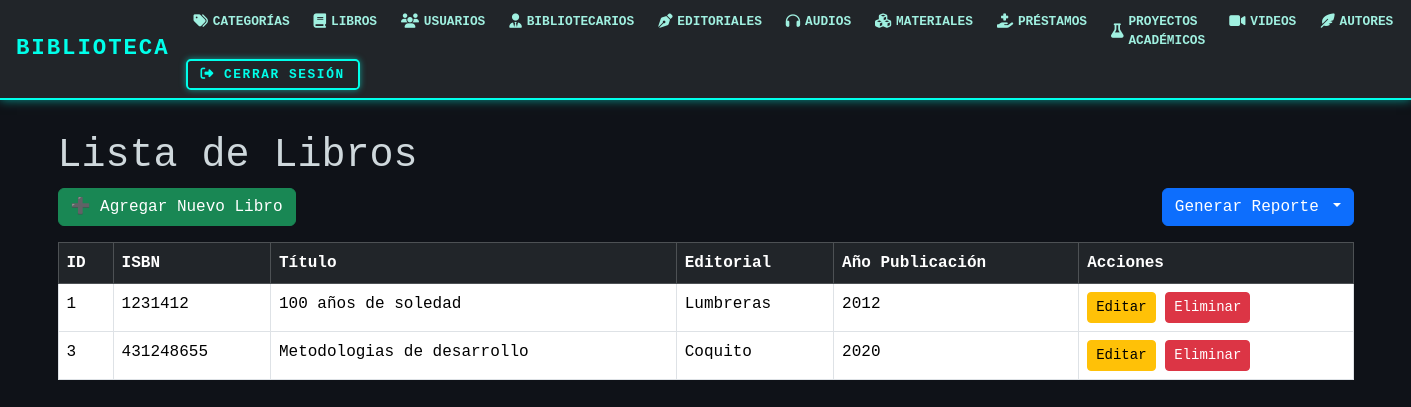
Page /libros/ on the earlier database version.
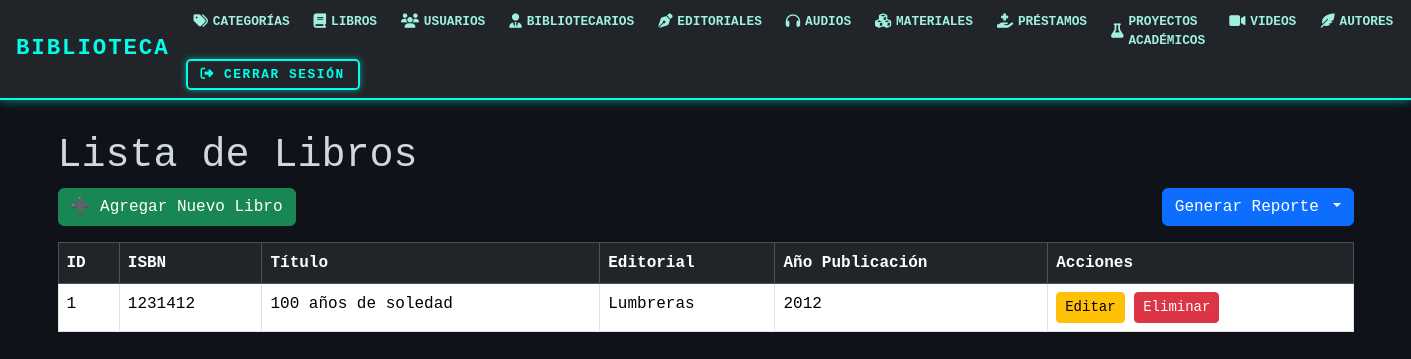
Same page on the later database version.
### models/libro_model.py (models this page shows, shortened)
class Libro(db.Model):
    __tablename__ = 'libros'
    id_libro = db.Column(db.Integer, primary_key=True)
    isbn = db.Column(db.Integer, nullable=False)
    id_material = db.Column(db.Integer, db.ForeignKey('materiales.id_material'), nullable=False)
    id_editorial = db.Column(db.Integer, db.ForeignKey('editoriales.id_editorial'),nullable=False)
    anio_publicacion = db.Column(db.String(4), nullable=False)  # o Integer si prefieres
    material = db.relationship('Material', back_populates = 'libro')
    editorial = db.relationship('Editorial', back_populates = 'libros')
    @staticmethod
    def get_all():
        return Libro.query.all()

### models/material_model.py (models this page shows, shortened)
class Material(db.Model):
    __tablename__ = 'materiales'
    id_material = db.Column(db.Integer, primary_key=True)
    tipo = db.Column(db.String(50), nullable=False)
    titulo = db.Column(db.String(100), nullable=False)
    fecha_ingreso = db.Column(db.String(20), nullable=False)
    estado = db.Column(db.String(20), nullable=False)
    id_categoria = db.Column(db.Integer, db.ForeignKey('categoria.id_cat'),nullable=False)
    id_autor = db.Column(db.Integer, db.ForeignKey('autores.id_autor'), nullable=False)
    categoria = db.relationship('Categoria', back_populates='materiales')
    libro = db.relationship('Libro', back_populates='material')
    autor = db.relationship('Autores', back_populates='materiales')
    audio = db.relationship('Audio', back_populates = 'material')
    proyecto_academico = db.relationship('Proyecto', back_populates='material')
    video = db.relationship('Video', back_populates='material')

### models/editorial_model.py (models this page shows, shortened)
class Editorial(db.Model):
    __tablename__ = "editoriales"
    id_editorial = db.Column(db.Integer, primary_key=True)
    nombre = db.Column(db.String(50), nullable=False)
    pais = db.Column(db.String(50), nullable=False)
    libros = db.relationship('Libro', back_populates='editorial')

### controllers/libro_controllers.py (the view)
@libro_bp.route("/")
def index():
    libros = Libro.get_all()
    return libro_view.list(libros)

### views/libro_view.py (called while the page is built)
def list(libros):
    return render_template('libros/index.html', libros=libros)

### templates/libros/index.html (shortened to what this page needs)
{% extends 'base.html' %}
{% block content %}
<h1>Lista de Libros</h1>
<div class="d-flex justify-content-between mb-3">
    <a href="{{ url_for('libro.create') }}" class="btn btn-success">➕  Agregar Nuevo Libro</a>
    <div class="btn-group">
        <button class="btn btn-primary dropdown-toggle" data-bs-toggle="dropdown" aria-expanded="false">
             Generar Reporte
        </button>
    </div>
</div>
<table class="table table-bordered">
    <thead class="table-dark">
        <tr>
            <th>ID</th>
            <th>ISBN</th>
            <th>Título</th>
            <th>Editorial</th>
            <th>Año Publicación</th>
            <th>Acciones</th>
        </tr>
    </thead>
    <tbody>
        {% for libro in libros %}
        <tr>
            <td>{{ libro.id_libro }}</td>
            <td>{{ libro.isbn }}</td>
            <td>{{ libro.material.titulo }}</td>
            <td>{{ libro.editorial.nombre if libro.editorial else libro.id_editorial }}</td>
            <td>{{ libro.anio_publicacion }}</td>
            <td>
                <a href="{{ url_for('libro.edit', id_libro=libro.id_libro) }}" class="btn btn-sm btn-warning">Editar</a>
                <a href="{{ url_for('libro.delete', id_libro=libro.id_libro) }}" class="btn btn-sm btn-danger" onclick="return confirm('¿Estás seguro de eliminar este libro?')">Eliminar</a>
            </td>
        </tr>
        {% else %}
        <tr>
            <td colspan="6" class="text-center">No hay libros registrados.</td>
        </tr>
        {% endfor %}
    </tbody>
</table>
{% endblock %}

Differences in the rows shown:
removed Libro: id_libro "3", isbn "431248655", material.titulo "Metodologias de desarrollo", editorial "Coquito", anio_publicacion "2020"
